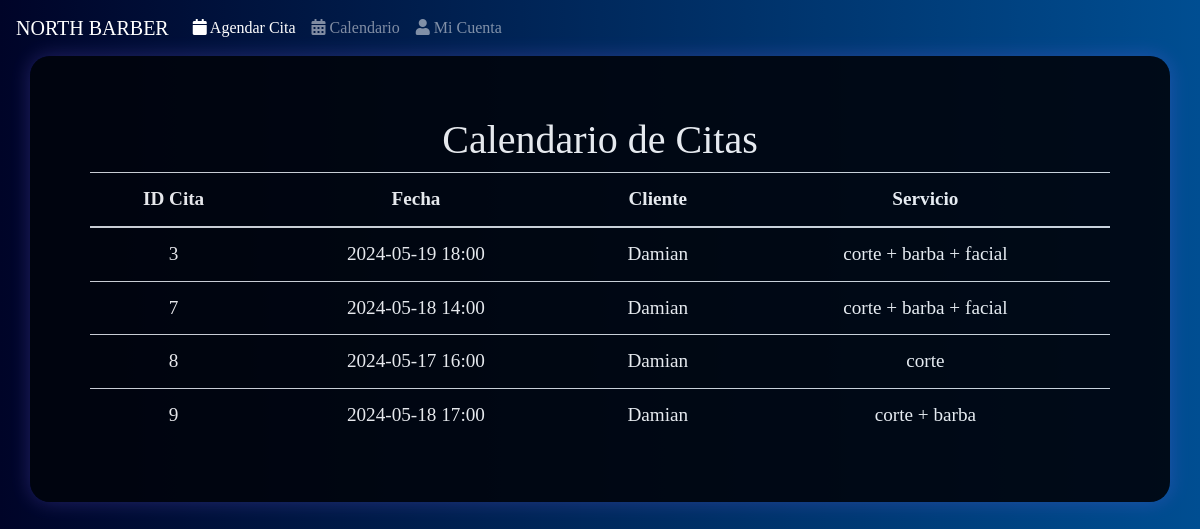
Page /calendario (signed in) on the committed database.
### tables this page shows
CREATE TABLE "cita" (
    id_cita INTEGER PRIMARY KEY,
    cliente INTEGER NOT NULL,
    barbero INTEGER NOT NULL,
    servicio INTEGER NOT NULL,
    fecha DATETIME NOT NULL,
    estado INTEGER NOT NULL,
    FOREIGN KEY (cliente) REFERENCES cliente(id),
    FOREIGN KEY (barbero) REFERENCES barbero(id),
    FOREIGN KEY (servicio) REFERENCES servicio(id_servicio),
    FOREIGN KEY (estado) REFERENCES estado_cita(id)
);

CREATE TABLE cliente (
    id INTEGER PRIMARY KEY,
    nombre VARCHAR(50) NOT NULL,
    apellidos VARCHAR NOT NULL,
    telefono NUMERIC(28, 10) NOT NULL,
    username VARCHAR(50) NOT NULL,
    "password" VARCHAR(12) NOT NULL,
    tipo_usuario_id INTEGER NOT NULL,
    FOREIGN KEY (tipo_usuario_id) REFERENCES tipo_usuario(id)
);

CREATE TABLE "servicio"(
    id_servicio INTEGER PRIMARY KEY,
    tipo VARCHAR(50) NOT NULL
, duracion INTEGER(50) NOT NULL, precio INTEGER(50) NOT NULL);

### app.py (the view)
    def calendario(self):
        barbero_id = session.get("barbero_id")
        if barbero_id:
            conn = DatabaseManager(self.DATABASE).get_connection()
            cursor = conn.cursor()
            cursor.execute(
                """SELECT cita.id_cita, cita.fecha, cliente.nombre, servicio.tipo
                FROM cita
                INNER JOIN cliente ON cita.cliente = cliente.id
                INNER JOIN servicio ON cita.servicio = servicio.id_servicio
                WHERE cita.barbero = ?""",
                (barbero_id,),
            )
            citas = cursor.fetchall()
            conn.close()
            return render_template("calendario.html", citas=citas)
        else:
            return redirect("/")

### app.py (called while the page is built)
    def get_connection(self):
        db = getattr(g, "_database", None)
        if db is None:
            db = g._database = sqlite3.connect(self.database)
        return db

    def close_connection(self, exception):
        db = getattr(g, "_database", None)
        if db is not None:
            db.close()

    def close_connection(self, exception):
        DatabaseManager(self.DATABASE).close_connection(exception)

### templates/calendario.html (shortened to what this page needs)
<!DOCTYPE html>
<html lang="es">
  <head>
    <link
      href="https://stackpath.bootstrapcdn.com/bootstrap/4.3.1/css/bootstrap.min.css"
      rel="stylesheet"
    />
    <link
      rel="stylesheet"
      href="https://use.fontawesome.com/releases/v5.8.1/css/all.css"
    />
  </head>
  <body>
    <nav class="navbar navbar-expand-lg navbar-dark bg-primary">
      <a class="navbar-brand" href="#">NORTH BARBER</a>
      <div class="collapse navbar-collapse" id="navbarNav">
        <ul class="navbar-nav">
          <li class="nav-item active">
            <a class="nav-link" href="/agendar_cita_barbero">
              <i class="fa fa-calendar"></i> Agendar Cita
            </a>
          </li>
          <li class="nav-item">
            <a class="nav-link" href="/calendario">
              <i class="fa fa-calendar-alt"></i> Calendario
            </a>
          </li>
          <li class="nav-item">
            <a class="nav-link" href="/mi_cuenta_barbero">
              <i class="fa fa-user"></i> Mi Cuenta
            </a>
          </li>
        </ul>
      </div>
    </nav>
    <div class="container">
      <h1 class="text-center">Calendario de Citas</h1>
      <table class="table table-striped">
        <thead>
          <tr>
            <th scope="col">ID Cita</th>
            <th scope="col">Fecha</th>
            <th scope="col">Cliente</th>
            <th scope="col">Servicio</th>
          </tr>
        </thead>
        <tbody>
          {% for cita in citas %}
          <tr>
            <td>{{ cita[0] }}</td>
            <td>{{ cita[1] }}</td>
            <td>{{ cita[2] }}</td>
            <td>{{ cita[3] }}</td>
          </tr>
          {% endfor %}
        </tbody>
      </table>
    </div>
  </body>
</html>

### templates/calendario.html (style rules this page uses)
body { background: linear-gradient(to right, #000428, #004e92); color: white; font-family: "Times New Roman", Times, serif; }
.container { font-size: larger; text-align: center; border-radius: 20px; padding: 60px; position: relative; opacity: 0.9; z-index: 2; background: linear-gradient(to bottom, #01040c, #01040c); box-shadow: 0 0 20px rgba(128, 106, 255, 0.3); }
.table { margin: auto; color: white; }
.navbar { background: linear-gradient(to right, #000428, #004e92); }

### rows in the picture
cita: id_cita "3", fecha "2024-05-19 18:00", nombre "Damian", tipo "corte + barba + facial"
cita: id_cita "7", fecha "2024-05-18 14:00", nombre "Damian", tipo "corte + barba + facial"
cita: id_cita "8", fecha "2024-05-17 16:00", nombre "Damian", tipo "corte"
cita: id_cita "9", fecha "2024-05-18 17:00", nombre "Damian", tipo "corte + barba"
